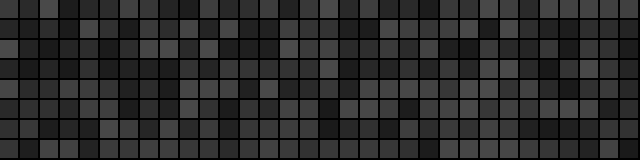
Frame 1 (no input)
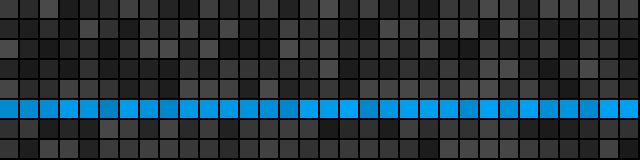
Frame 60 (the mouse pressed at the canvas centre just before this capture)
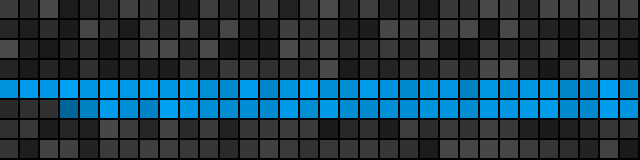
Frame 120 (the mouse held since frame 60 and released just before this capture)

The Processing sketch that drew these frames (run headless with seeded random() and noise(); from frame 60 on, the mouse is pressed at the canvas centre):

// Processing sketch: sideways_lasers
// ── sideways_lasers.pde
int pixelSize = 20;
int cols = 32;
int rows = 8;
int gap = 2;

float[][] pulseArr;
int[][] pulseProgressArr;
float[][] staticArr;

void settings() {
  size(cols * pixelSize, rows * pixelSize);
}

void setup() {
  colorMode(HSB, 360, 100, 100);
  noStroke();

  // Initialize arrays
  pulseArr = new float[cols][rows];
  pulseProgressArr = new int[cols][rows];
  staticArr = new float[cols][rows];
  
  for (int i = 0; i < cols; i++) {
    for (int j = 0; j < rows; j++) {
      pulseArr[i][j] = 0;
      pulseProgressArr[i][j] = -1;
      staticArr[i][j] = random(10, 30);
    }
  }
}

void draw() {
  background(0);

  // Add some static
  for (int i = 0; i < cols; i++) {
    for (int j = 0; j < rows; j++) {
      fill(0, 0, staticArr[i][j]);
      rect(i * pixelSize, j * pixelSize, pixelSize - gap, pixelSize - gap);
    }
  }

  // Every 60 frames start a new "pulse" on a random row
  if (frameCount % 60 == 0) {
    int j = floor(random(rows));
    pulseArr[0][j] = 80; // Lower maximum pulse intensity
    pulseProgressArr[0][j] = 0;
  }

  // Process colors and trails
  for (int i = 0; i < cols; i++) {
    for (int j = 0; j < rows; j++) {

      if (pulseProgressArr[i][j] >= 0) {
        pulseArr[i][j] -= 4; // Increase rate of fade-out

        if (pulseArr[i][j] <= 0) {
          pulseProgressArr[i][j] = -1;
          pulseArr[i][j] = 0;
        }
        else if (i < cols - 1) {
          pulseArr[i+1][j] = 80; // Lower maximum pulse intensity
          pulseProgressArr[i+1][j] = 0;
          pulseProgressArr[i][j]++;
        }

        fill(200, 100, pulseArr[i][j] + random(0, 20)); // Pulse is a cool blue with shimmer
        rect(i * pixelSize, j * pixelSize, pixelSize - gap, pixelSize - gap);
      }
    }
  }
}
